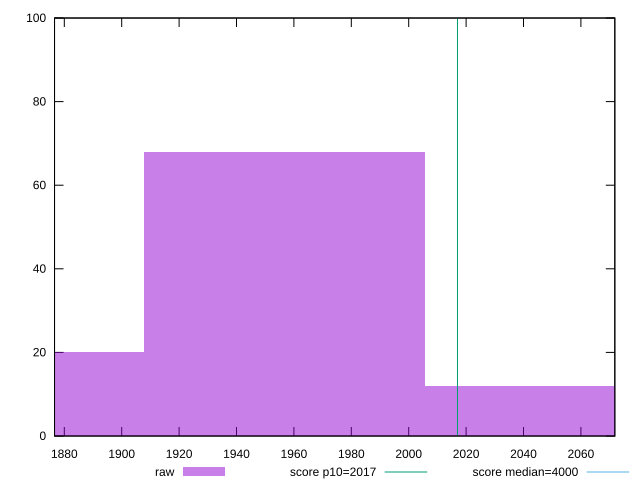

Source code (gnuplot):
reset

$raw <<EOF
2054.669287224531 12
1858.986497965052 20
1956.8278925947916 68
EOF

set key outside below
set boxwidth 97.84139462973958
set xrange [1876.5959999999984:2071.819999999999]
set yrange [0:100]
set trange [0:100]
set style fill transparent solid 0.5 noborder

set parametric
set terminal svg size 640, 490 enhanced background rgb 'white'
set output "reports/report_00033_2021-03-01T14-23-16.841Z/mainthread-work-breakdown/samples/astro-cached/raw/histogram.svg"

plot $raw title "raw" with boxes, \
     2017,t title "score p10=2017", \
     4000,t title "score median=4000"

reset
